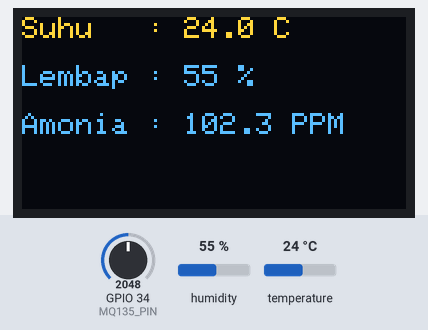
A sketch run on a simulated ESP32. Shown: 128×64 one-colour display. The inputs (shaded band) are chosen by the test bench; at power-on: GPIO 34 (MQ135_PIN) = 2048, humidity 55 %, temperature 24 °C. The OLED is the two-colour kind (top 16 rows yellow); what the sketch prints to the serial monitor is not drawn.

Above: at 3.2 s.
3.3 s: GPIO 34 (MQ135_PIN) set to 4095
At 5.5 s:
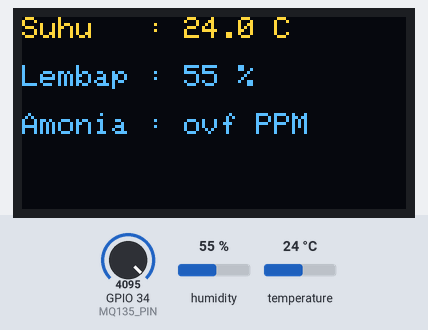
6.0 s: GPIO 34 (MQ135_PIN) set to 4056
At 6.9 s:
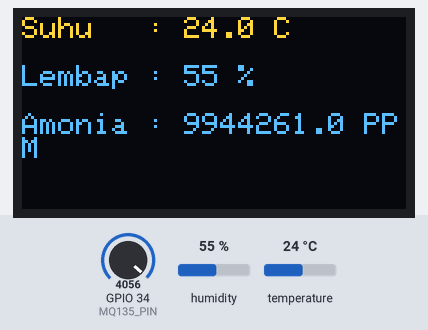
8.7 s: humidity set to 22 %
At 11.1 s:
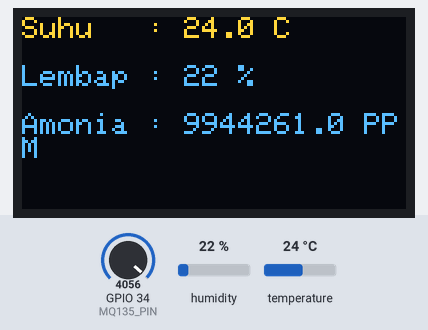
11.7 s: temperature set to 12 °C
At 12.6 s:
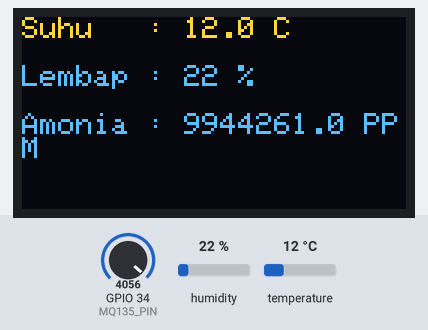
14.4 s: humidity set to 40 %
At 16.7 s:
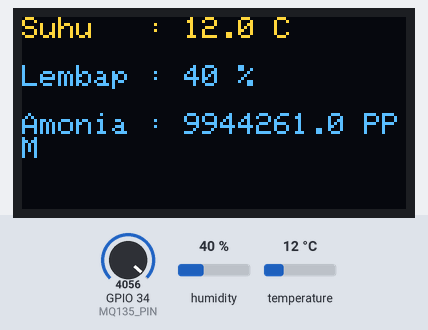
17.8 s: GPIO 34 (MQ135_PIN) set to 3603
At 19.3 s:
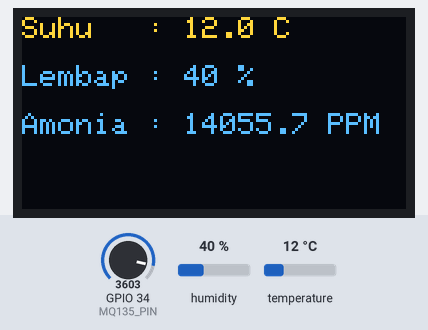
Timing chart, 0 to 20.8 s (numbered marks = the images above; inputs shaded):
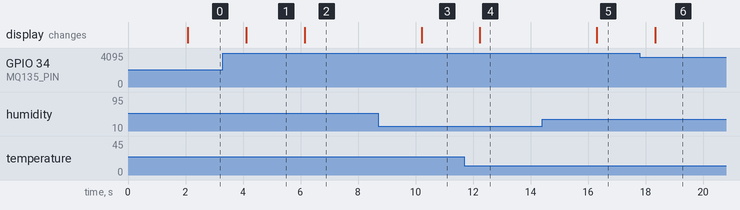

The sketch:

sketch.ino
```cpp
#include <Wire.h>
#include <Adafruit_GFX.h>
#include <Adafruit_SSD1306.h>
#include <DHT.h>

#define SCREEN_WIDTH 128
#define SCREEN_HEIGHT 64
Adafruit_SSD1306 display(SCREEN_WIDTH, SCREEN_HEIGHT, &Wire, -1);

#define DHTPIN 15
#define DHTTYPE DHT22
DHT dht(DHTPIN, DHTTYPE);

#define MQ135_PIN 34
#define RL_VALUE 10.0
#define RO_CLEAN_AIR 3.63
#define NH3_A 102.2
#define NH3_B -2.473

float R0 = 10.0;

void setup() {
  Serial.begin(115200);

  if(!display.begin(SSD1306_SWITCHCAPVCC, 0x3C)) {
    Serial.println(F("Gagal inisialisasi OLED"));
    for(;;);
  }

  display.clearDisplay();
  display.setTextSize(1);
  display.setTextColor(SSD1306_WHITE);
  display.setCursor(10, 28);
  display.println("Welcome to Pintelor");
  display.display();
  delay(2000);

  dht.begin();
  pinMode(MQ135_PIN, INPUT);

  // === (Kalibration logic R0)
  // float calcR0 = 0;
  // for(int i = 0; i < 50; i++) {
  //   int raw = analogRead(MQ135_PIN);
  //   float v = raw * (3.3 / 4095.0);
  //   float rs = RL_VALUE * (3.3 - v) / v;
  //   calcR0 += (rs / RO_CLEAN_AIR);
  //   delay(100);
  // }
  // R0 = calcR0 / 50.0;
  // Serial.print("Kalibrasi R0: "); Serial.println(R0);
}

void loop() {
  float suhu = dht.readTemperature();
  float kelembapan = dht.readHumidity();

  int rawValue = analogRead(MQ135_PIN);

  if (isnan(suhu) || isnan(kelembapan)) {
    Serial.println("dht not connected, not reading values");
    return;
  }

  float voltage = rawValue * (3.3 / 4095.0);

  float ppmAmonia = 0;
  if (voltage > 0) {
    float Rs = RL_VALUE * (3.3 - voltage) / voltage;
    float ratio = Rs / R0;
    ppmAmonia = NH3_A * pow(ratio, NH3_B);
  }

  Serial.print("Suhu: "); Serial.print(suhu); Serial.print(" C | ");
  Serial.print("RH: "); Serial.print(kelembapan); Serial.print(" % | ");
  Serial.print("Amonia: "); Serial.print(ppmAmonia); Serial.println(" PPM");

 display.clearDisplay();
  display.setTextSize(1);
  display.setCursor(0, 0);
  display.print("Suhu   : "); display.print(suhu, 1); display.print(" C");

  display.setCursor(0, 16);
  display.print("Lembap : "); display.print(kelembapan, 0); display.print(" %");

  display.setCursor(0, 32);
  display.print("Amonia : "); display.print(ppmAmonia, 1); display.print(" PPM");

  display.setCursor(0, 52);
  display.display();

  delay(2000);
}
```

Measured:
- the behaviour switches between 4092 and 4091 on GPIO 34 (MQ135_PIN) (found by bisection; images 1 and 2)
- after the input at 3.3 s, the display: changes after 0.82 s (image 1)
- after the input at 6.0 s, the display: changes after 0.15 s (image 2)
- after the input at 8.7 s, the display: changes after 1.5 s (image 3)
- after the input at 11.7 s, the display: changes after 0.54 s (image 4)
- after the input at 14.4 s, the display: changes after 1.9 s (image 5)
- after the input at 17.8 s, the display: changes after 0.54 s (image 6)
